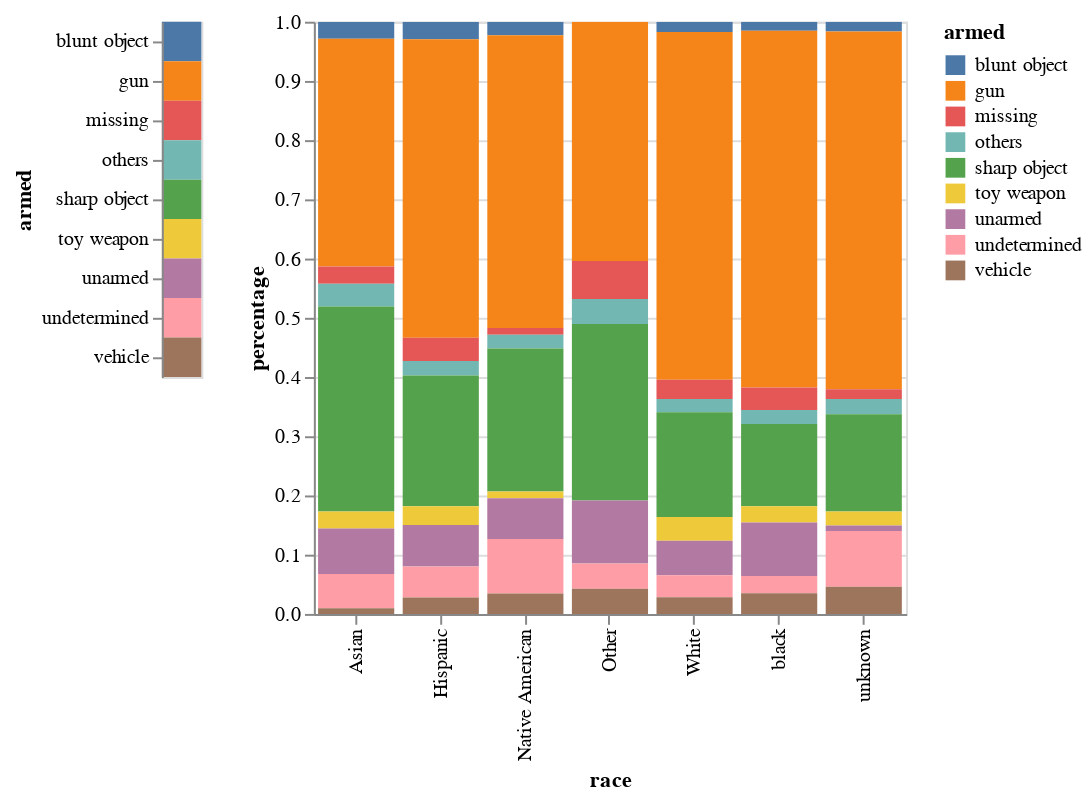

The cell this chart's notebook holds for it:
### Code cell
make = pd.DataFrame({'armed': normal.armed.unique()})
selection = alt.selection_multi(fields=['armed'])
color = alt.condition(selection,
                    alt.Color('armed:N'),#),
                    alt.value('lightgray'))

make_selector = alt.Chart(make).mark_rect().encode(y='armed', 
                                                   color=color).add_selection(selection)

shishi = alt.Chart(normal).mark_bar().encode(
    x='race',
    y= 'percentage',
    color=color,
).transform_filter(selection).properties(
    width=300,
    height=300
).interactive()

make_selector | shishi

### Figure 1 — Vega-Lite specification as saved in the notebook (floating-point values rounded to 4 significant figures)
{"config": {"view": {"continuousWidth": 400, "continuousHeight": 300}}, "hconcat": [{"data": {"name": "data-5d23fc24459e741e3ba4e8f96d1687b4"}, "mark": "rect", "encoding": {"color": {"condition": {"type": "nominal", "field": "armed", "selection": "selector001"}, "value": "lightgray"}, "y": {"type": "nominal", "field": "armed"}}, "selection": {"selector001": {"type": "multi", "fields": ["armed"]}}}, {"data": {"name": "data-97c0a2795fb4dbaaa52d9084714733ed"}, "mark": "bar", "encoding": {"color": {"condition": {"type": "nominal", "field": "armed", "selection": "selector001"}, "value": "lightgray"}, "x": {"type": "nominal", "field": "race"}, "y": {"type": "quantitative", "field": "percentage"}}, "height": 300, "selection": {"selector002": {"type": "interval", "bind": "scales", "encodings": ["x", "y"]}}, "transform": [{"filter": {"selection": "selector001"}}], "width": 300}], "$schema": "https://vega.github.io/schema/vega-lite/v4.8.1.json", "datasets": {"data-5d23fc24459e741e3ba4e8f96d1687b4": [{"armed": "blunt object"}, {"armed": "gun"}, {"armed": "missing"}, {"armed": "others"}, {"armed": "sharp object"}, {"armed": "toy weapon"}, {"armed": "unarmed"}, {"armed": "undetermined"}, {"armed": "vehicle"}], "data-97c0a2795fb4dbaaa52d9084714733ed": [{"race": "Asian", "armed": "blunt object", "count": 3, "percentage": 0.02885}, {"race": "Asian", "armed": "gun", "count": 40, "percentage": 0.3846}, {"race": "Asian", "armed": "missing", "count": 3, "percentage": 0.02885}, {"race": "Asian", "armed": "others", "count": 4, "percentage": 0.03846}, {"race": "Asian", "armed": "sharp object", "count": 36, "percentage": 0.3462}, {"race": "Asian", "armed": "toy weapon", "count": 3, "percentage": 0.02885}, {"race": "Asian", "armed": "unarmed", "count": 8, "percentage": 0.07692}, {"race": "Asian", "armed": "undetermined", "count": 6, "percentage": 0.05769}, {"race": "Asian", "armed": "vehicle", "count": 1, "percentage": 0.009615}, {"race": "Hispanic", "armed": "blunt object", "count": 31, "percentage": 0.0295}, {"race": "Hispanic", "armed": "gun", "count": 530, "percentage": 0.5043}, {"race": "Hispanic", "armed": "missing", "count": 41, "percentage": 0.03901}, {"race": "Hispanic", "armed": "others", "count": 26, "percentage": 0.02474}, {"race": "Hispanic", "armed": "sharp object", "count": 232, "percentage": 0.2207}, {"race": "Hispanic", "armed": "toy weapon", "count": 33, "percentage": 0.0314}, {"race": "Hispanic", "armed": "unarmed", "count": 74, "percentage": 0.07041}, {"race": "Hispanic", "armed": "undetermined", "count": 55, "percentage": 0.05233}, {"race": "Hispanic", "armed": "vehicle", "count": 29, "percentage": 0.02759}, {"race": "Native American", "armed": "blunt object", "count": 2, "percentage": 0.02299}, {"race": "Native American", "armed": "gun", "count": 43, "percentage": 0.4943}, {"race": "Native American", "armed": "missing", "count": 1, "percentage": 0.01149}, {"race": "Native American", "armed": "others", "count": 2, "percentage": 0.02299}, {"race": "Native American", "armed": "sharp object", "count": 21, "percentage": 0.2414}, {"race": "Native American", "armed": "toy weapon", "count": 1, "percentage": 0.01149}, {"race": "Native American", "armed": "unarmed", "count": 6, "percentage": 0.06897}, {"race": "Native American", "armed": "undetermined", "count": 8, "percentage": 0.09195}, {"race": "Native American", "armed": "vehicle", "count": 3, "percentage": 0.03448}, {"race": "Other", "armed": "gun", "count": 19, "percentage": 0.4043}, {"race": "Other", "armed": "missing", "count": 3, "percentage": 0.06383}, {"race": "Other", "armed": "others", "count": 2, "percentage": 0.04255}, {"race": "Other", "armed": "sharp object", "count": 14, "percentage": 0.2979}, {"race": "Other", "armed": "unarmed", "count": 5, "percentage": 0.1064}, {"race": "Other", "armed": "undetermined", "count": 2, "percentage": 0.04255}, {"race": "Other", "armed": "vehicle", "count": 2, "percentage": 0.04255}, {"race": "White", "armed": "blunt object", "count": 50, "percentage": 0.01734}, {"race": "White", "armed": "gun", "count": 1693, "percentage": 0.5872}, {"race": "White", "armed": "missing", "count": 94, "percentage": 0.0326}, {"race": "White", "armed": "others", "count": 64, "percentage": 0.0222}, {"race": "White", "armed": "sharp object", "count": 510, "percentage": 0.1769}, {"race": "White", "armed": "toy weapon", "count": 116, "percentage": 0.04024}, {"race": "White", "armed": "unarmed", "count": 168, "percentage": 0.05827}, {"race": "White", "armed": "undetermined", "count": 107, "percentage": 0.03711}, {"race": "White", "armed": "vehicle", "count": 81, "percentage": 0.0281}, {"race": "black", "armed": "blunt object", "count": 23, "percentage": 0.01537}, {"race": "black", "armed": "gun", "count": 901, "percentage": 0.6023}, {"race": "black", "armed": "missing", "count": 57, "percentage": 0.0381}, {"race": "black", "armed": "others", "count": 35, "percentage": 0.0234}, {"race": "black", "armed": "sharp object", "count": 208, "percentage": 0.139}, {"race": "black", "armed": "toy weapon", "count": 41, "percentage": 0.02741}, {"race": "black", "armed": "unarmed", "count": 135, "percentage": 0.09024}, {"race": "black", "armed": "undetermined", "count": 44, "percentage": 0.02941}, {"race": "black", "armed": "vehicle", "count": 52, "percentage": 0.03476}, {"race": "unknown", "armed": "blunt object", "count": 9, "percentage": 0.01657}, {"race": "unknown", "armed": "gun", "count": 328, "percentage": 0.6041}, {"race": "unknown", "armed": "missing", "count": 9, "percentage": 0.01657}, {"race": "unknown", "armed": "others", "count": 14, "percentage": 0.02578}, {"race": "unknown", "armed": "sharp object", "count": 89, "percentage": 0.1639}, {"race": "unknown", "armed": "toy weapon", "count": 13, "percentage": 0.02394}, {"race": "unknown", "armed": "unarmed", "count": 5, "percentage": 0.009208}, {"race": "unknown", "armed": "undetermined", "count": 51, "percentage": 0.09392}, {"race": "unknown", "armed": "vehicle", "count": 25, "percentage": 0.04604}]}}
